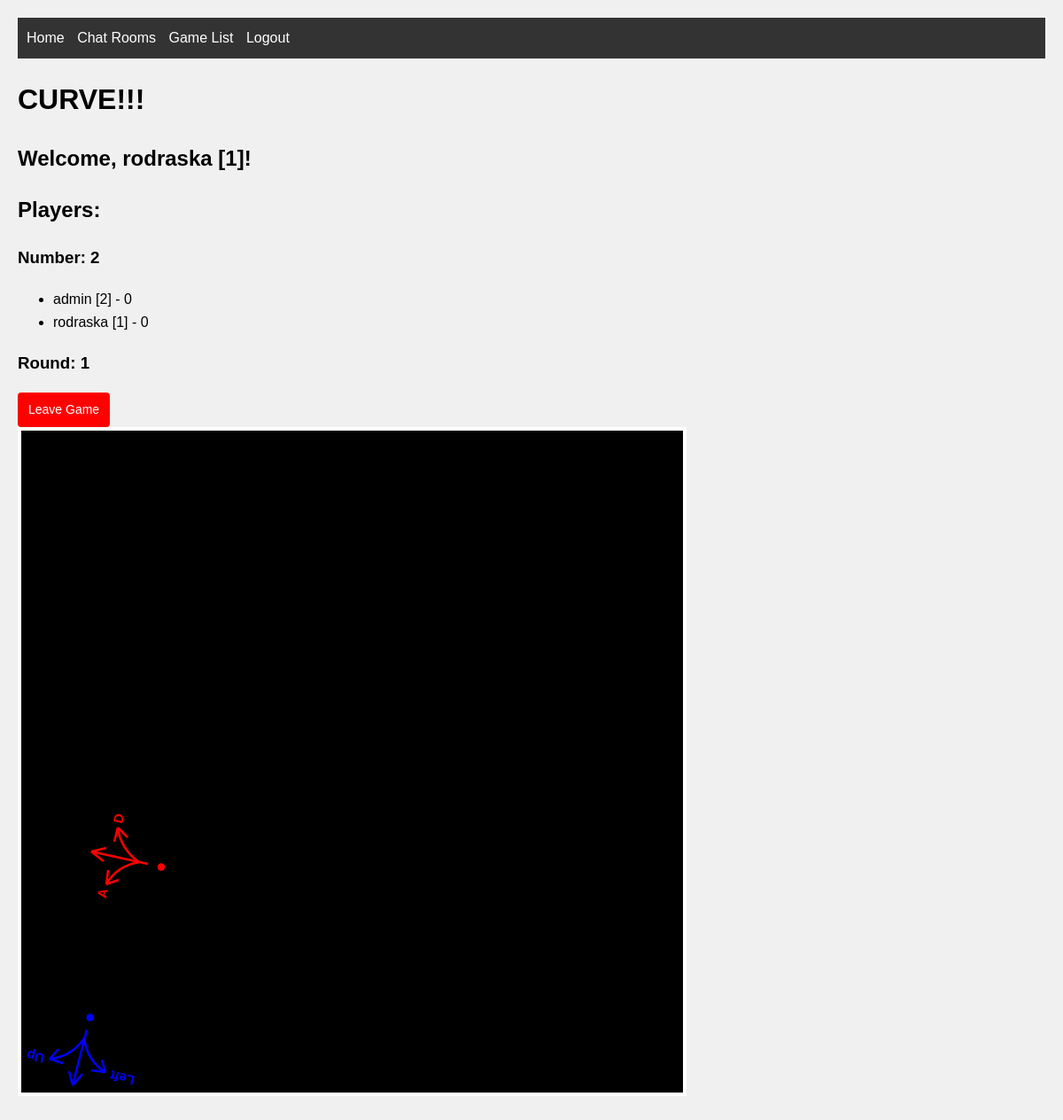
Before: /games/2/play/ (signed in) with the older database file.
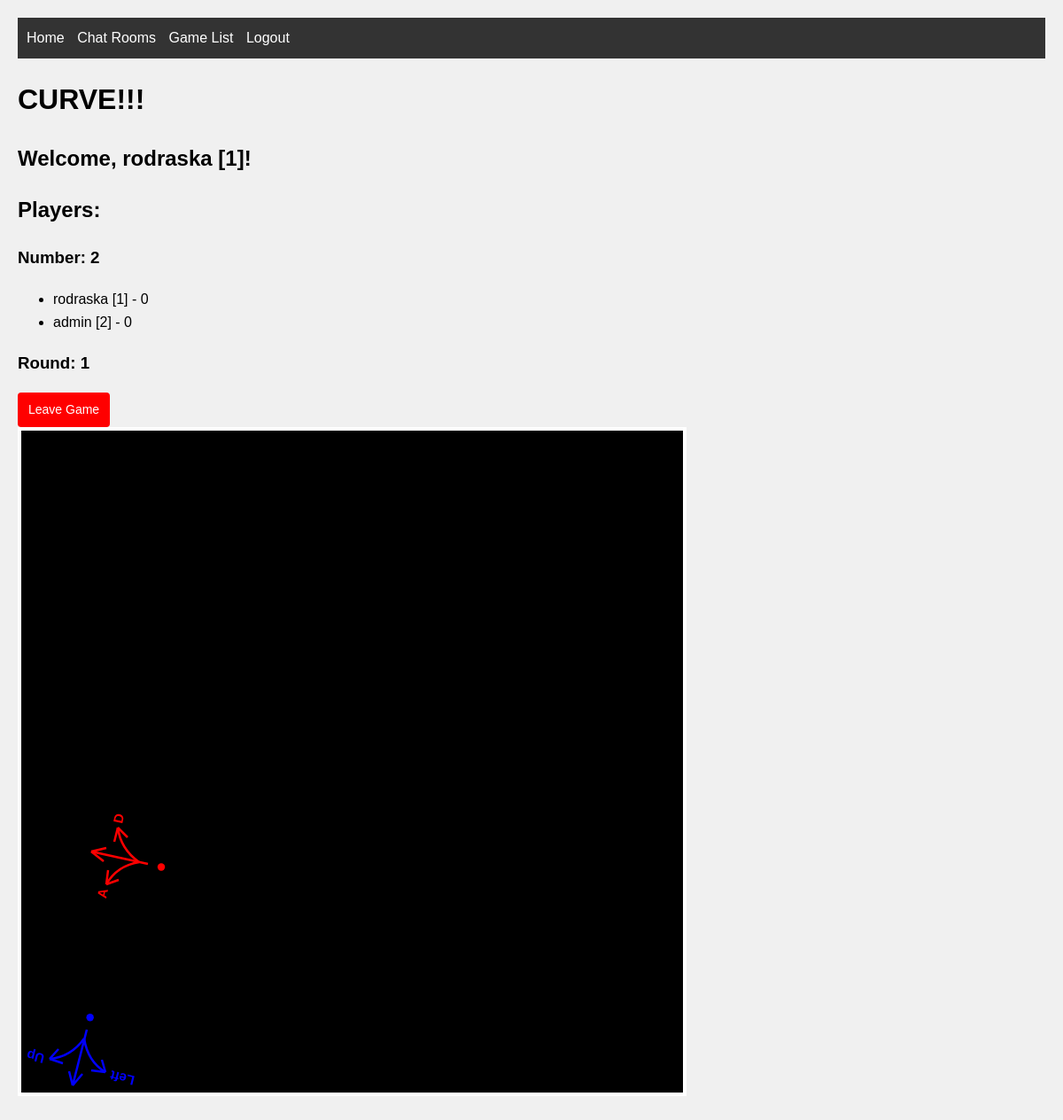
After: the same page with the newer database file.
### myapp/models.py (models this page shows, shortened)
class Player(models.Model):
    user = models.OneToOneField(User, on_delete=models.CASCADE)
    game = models.ForeignKey(Game, on_delete=models.SET_NULL, null=True, related_name='players')
    points = models.IntegerField(default=0)
    joined_at = models.DateTimeField(null=True, blank=True)
    class Meta:
        ordering = ['joined_at']

class Game(models.Model):
    name = models.CharField(max_length=100)
    is_active = models.BooleanField(default=True)
    created_at = models.DateTimeField(auto_now_add=True)
    game_state = models.JSONField(default=dict)
    round = models.IntegerField(default=0)
    @property
    def number_of_players(self):
        return self.players.count()

### myapp/views.py (the view)
# urls.py: path('games/<int:game_id>/play/', views.game_play, name='game_play'),
@login_required
def game_play(request, game_id):
    game = get_object_or_404(Game, id=game_id)
    players = game.players.all()
    with transaction.atomic():
        player, created = Player.objects.get_or_create(user=request.user)
    context = {
        'game': game,
        'player': player,
        'players': players,
    }
    return render(request, 'game_play.html', context)

### myapp/templates/game_play.html (shortened to what this page needs)
{% extends 'base.html' %}
{% load static %}
{% block content %}
    <h1>CURVE!!!</h1>
    <h2>Welcome, {{ player.user.username }} [{{ player.id }}]!</h2>
    <h2>Players:</h2>
    <h3 id="numberPlayers">Number: {{ game.number_of_players }}</h3>
    <ul id="playerList">
        {% for player in players %}
            <li data-player-id="{{ player.id }}" data-username="{{ player.user.username }}">
                {{ player.user.username }} [{{ player.id }}] - {{ player.points }}
            </li>
        {% endfor %}
    </ul>
    <h3 id="round"></h3>
    <a href="{% url 'leave_game' game.id %}" class="delete-room-btn">Leave Game</a>
    <div id="canvas_container">
        <canvas id="curve" width="755" height="755"></canvas>
    </div>
{% endblock %}

### myapp/templates/base.html (shortened to what this page needs)
<!DOCTYPE html>
<html>
    {% load static %}
<body>
    <nav class="main-nav">
        <ul>
            <li><a href="{% url 'home' %}">Home</a></li>
            <li><a href="{% url 'chat_room_list' %}">Chat Rooms</a></li>
            <li><a href="{% url 'game_list' %}">Game List</a></li>
            {% if user.is_authenticated %}
                <li><a href="{% url 'logout' %}">Logout</a></li>
            {% else %}
                <li><a href="{% url 'login' %}">Login</a></li>
                <li><a href="{% url 'register' %}">Register</a></li>
            {% endif %}
        </ul>
    </nav>
    <main>
        {% block content %}{% endblock %}
    </main>
</body>
</html>

### myapp/templates/base.html (style rules this page uses)
body { font-family: Arial, sans-serif; line-height: 1.6; margin: 0; padding: 20px; background-color: #f0f0f0; }
.main-nav { background-color: #333; padding: 10px; margin-bottom: 20px; }
.main-nav ul { list-style-type: none; padding: 0; margin: 0; }
.main-nav ul li { display: inline; margin-right: 10px; }
.main-nav ul li a { color: white; text-decoration: none; }
.delete-room-btn { display: inline-block; padding: 8px 12px; background-color: red; color: white; text-decoration: none; border-radius: 4px; font-size: 14px; transition: background-color 0.3s ease; }

Changed rows visible on the page:
changed Player "rodraska": moves up the list
